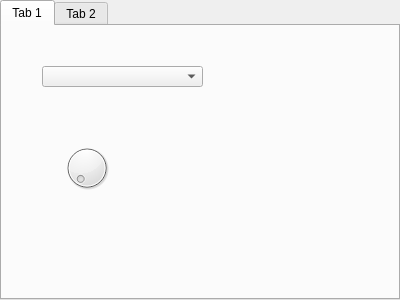
<?xml version="1.0" encoding="UTF-8"?>
<ui version="4.0">
 <class>TabWidget</class>
 <widget class="QTabWidget" name="TabWidget">
  <property name="geometry">
   <rect>
    <x>0</x>
    <y>0</y>
    <width>400</width>
    <height>300</height>
   </rect>
  </property>
  <property name="windowTitle">
   <string>TabWidget</string>
  </property>
  <property name="currentIndex">
   <number>0</number>
  </property>
  <widget class="QWidget" name="tab">
   <attribute name="title">
    <string>Tab 1</string>
   </attribute>
   <widget class="QComboBox" name="comboBox">
    <property name="geometry">
     <rect>
      <x>40</x>
      <y>40</y>
      <width>161</width>
      <height>21</height>
     </rect>
    </property>
    <property name="editable">
     <bool>false</bool>
    </property>
   </widget>
   <widget class="QDial" name="dial">
    <property name="geometry">
     <rect>
      <x>60</x>
      <y>110</y>
      <width>50</width>
      <height>64</height>
     </rect>
    </property>
   </widget>
  </widget>
  <widget class="QWidget" name="tab">
   <attribute name="title">
    <string>Tab 2</string>
   </attribute>
  </widget>
 </widget>
 <resources/>
 <connections/>
</ui>
